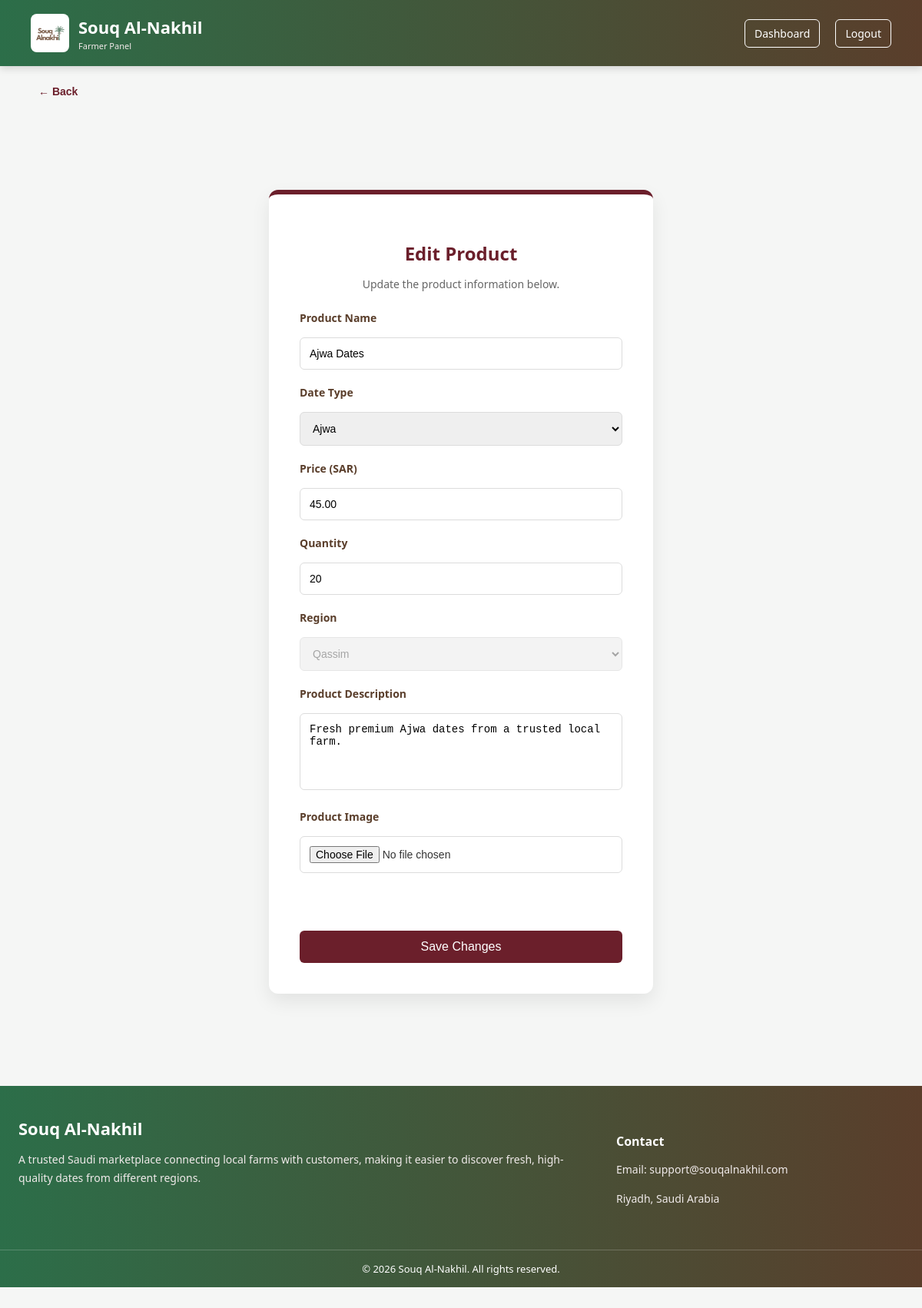
/editProduct.php?id=11 (signed in), run on the app's committed database.
### tables this page shows
CREATE TABLE `products` (
  `id` int(11) NOT NULL,
  `farm_id` int(11) NOT NULL,
  `product_name` varchar(100) NOT NULL,
  `date_type` enum('Ajwa','Sukkari','Khalas') NOT NULL,
  `price` decimal(10,2) NOT NULL,
  `quantity` int(11) NOT NULL,
  `description` text NOT NULL,
  `image` varchar(255) DEFAULT NULL
);

CREATE TABLE `farms` (
  `id` int(11) NOT NULL,
  `farmer_user_id` int(11) NOT NULL,
  `farm_name` varchar(100) NOT NULL,
  `region` enum('Najd','Qassim','Al-Ahsa') NOT NULL,
  `farm_description` text NOT NULL,
  `contact_phone` varchar(20) DEFAULT NULL,
  `contact_email` varchar(100) DEFAULT NULL,
  `is_verified` tinyint(1) DEFAULT 0
);

### editProduct.php (the view, shortened to what this page needs)
<?php
include "config.php";
$farmer_id = $_SESSION["user_id"];
$product_id = isset($_GET["id"]) ? (int)$_GET["id"] : 0;
$getProduct = mysqli_prepare($conn, "
    SELECT p.*, f.region
    FROM products p
    INNER JOIN farms f ON p.farm_id = f.id
    WHERE p.id = ? AND f.farmer_user_id = ?
");
mysqli_stmt_bind_param($getProduct, "ii", $product_id, $farmer_id);
mysqli_stmt_execute($getProduct);
$productResult = mysqli_stmt_get_result($getProduct);
$product = mysqli_fetch_assoc($productResult);
$productName = $product["product_name"];
$dateType = $product["date_type"];
$price = $product["price"];
$quantity = $product["quantity"];
$originRegion = $product["region"];
$productDescription = $product["description"];
?>
<!DOCTYPE html>
<html lang="en">
<head>
  <link rel="stylesheet" href="style.css">
</head>
<body>
  <header class="site-header">
    <div class="header-container">
      <a href="home.php" class="brand">
        <img src="logo.png" alt="Souq Al-Nakhil Logo" class="brand-logo">
        <div class="brand-text">
          <span class="brand-title">Souq Al-Nakhil</span>
          <span class="brand-subtitle">Farmer Panel</span>
        </div>
      </a>
      <nav class="site-nav">
        <a href="FarmerDashboard.php" class="nav-btn nav-btn-outline">Dashboard</a>
        <a href="logout.php" class="nav-btn nav-btn-outline">Logout</a>
      </nav>
    </div>
  </header>
  <div class="back-wrap">
    <button type="button" class="back-btn" onclick="history.back()">← Back</button>
  </div>
  <div class="container">
    <h2>Edit Product</h2>
    <p class="subtitle">Update the product information below.</p>
    <form id="editProductForm" method="POST" action="" enctype="multipart/form-data">
      <label for="productName">Product Name</label>
      <input type="text" id="productName" name="product_name" placeholder="Enter product name" value="<?php echo htmlspecialchars($productName); ?>">
      <label for="dateType">Date Type</label>
      <select id="dateType" name="date_type">
        <option value="Ajwa" <?php if ($dateType === "Ajwa") echo "selected"; ?>>Ajwa</option>
      </select>
      <label for="price">Price (SAR)</label>
      <input type="number" step="0.01" id="price" name="price" placeholder="Enter price" value="<?php echo htmlspecialchars($price); ?>">
      <label for="quantity">Quantity</label>
      <input type="number" id="quantity" name="quantity" placeholder="Enter quantity" value="<?php echo htmlspecialchars($quantity); ?>">
      <label for="originRegion">Region</label>
      <select id="originRegion" disabled>
        <option value=""><?php echo htmlspecialchars($originRegion); ?></option>
      </select>
      <label for="productDescription">Product Description</label>
      <textarea id="productDescription" name="product_description" placeholder="Describe the product"><?php echo htmlspecialchars($productDescription); ?></textarea>
      <label for="productImage">Product Image</label>
      <input type="file" id="productImage" name="product_image" accept="image/*">
      <p id="productFormMessage" class="form-message"></p>
      <button type="submit">Save Changes</button>
    </form>
  </div>
  <footer class="site-footer">
    <div class="footer-container">
      <div class="footer-brand">
        <h3>Souq Al-Nakhil</h3>
        <p>
          A trusted Saudi marketplace connecting local farms with customers,
          making it easier to discover fresh, high-quality dates from different regions.
        </p>
      </div>
      <div class="footer-contact">
        <h4>Contact</h4>
        <p>Email: support@souqalnakhil.com</p>
        <p>Riyadh, Saudi Arabia</p>
      </div>
    </div>
    <div class="footer-bottom">
      <p>© 2026 Souq Al-Nakhil. All rights reserved.</p>
    </div>
  </footer>
</body>
</html>

### style.css (style rules this page uses)
body { margin:0; font-family:'Segoe UI', Arial, sans-serif; background:#f5f6f5; padding-bottom:80px; color:#333; }
body { margin:0; font-family:'Segoe UI', Arial, sans-serif; background:#f5f6f5; color:#333; }
.site-header { position: sticky; top: 0; z-index: 1000; width: 100%; background: linear-gradient(90deg,#2c6e49,#5a3e2b); box-shadow: 0 3px 10px rgba(0,0,0,0.15); }
.header-container { max-width:1200px; margin:0 auto; padding:18px 40px; display:flex; justify-content:space-between; align-items:center; }
.brand { display:flex; align-items:center; gap:12px; text-decoration:none; }
.brand-logo { width:42px; height:42px; object-fit:contain; border-radius:8px; background:white; padding:4px; }
.brand-title { font-size:22px; font-weight:700; color:white; }
.brand-subtitle { font-size:11px; color:#f3eaea; margin-top:2px; }
.site-nav { display:flex; gap:20px; align-items:center; }
.site-nav a { color:white; text-decoration:none; font-size:14px; font-weight:500; padding:8px 12px; border-radius:6px; transition:0.2s; }
.nav-btn-outline { border:1px solid white; }
.site-footer { background: linear-gradient(90deg,#2c6e49,#5a3e2b); color:white; margin-top:60px; }
.footer-container { max-width:1200px; margin:0 auto; padding:40px 24px; display:grid; grid-template-columns:2fr 1fr; gap:30px; }
.footer-brand h3 { margin:0 0 10px; font-size:22px; }
.footer-brand p, .footer-contact p { font-size:14px; line-height:1.7; color:#f0eaea; }
.footer-contact h4 { margin-bottom:10px; }
.footer-bottom { text-align:center; padding:15px; border-top:1px solid rgba(255,255,255,0.2); }
.footer-bottom p { margin:0; font-size:13px; }
.container { background:white; padding:40px; border-radius:12px; max-width:420px; margin:120px auto 60px; box-shadow:0 10px 25px rgba(0,0,0,0.08); border-top:6px solid #6b1f2b; }
h2 { text-align:center; color:#6b1f2b; margin-bottom:8px; font-size:24px; }
.subtitle { text-align:center; font-size:14px; color:#666; margin-bottom:25px; }
input, select, textarea { width:100%; padding:12px; margin:10px 0; border:1px solid #dcdcdc; border-radius:6px; font-size:14px; box-sizing:border-box; }
textarea { height:100px; resize:none; }
button { width:100%; padding:12px; margin-top:15px; background:#6b1f2b; color:white; border:none; border-radius:6px; font-size:16px; cursor:pointer; transition:0.2s; }
.container label { display:block; margin-top:10px; margin-bottom:6px; font-size:14px; font-weight:600; color:#5a3e2b; }
.container { background:white; padding:40px; border-radius:12px; max-width:420px; margin:120px auto; box-shadow:0 10px 25px rgba(0,0,0,0.08); border-top:6px solid #6b1f2b; }
.site-header { position:sticky; top:0; z-index:1000; }
.brand-text { display:flex; flex-direction:column; }
.site-nav { flex-wrap:wrap; }
.site-footer { margin-top:40px; }
.form-message { margin-top: 10px; text-align: center; font-size: 14px; font-weight: 600; min-height: 20px; }
.back-wrap { max-width:1100px; margin:10px auto; padding:0 24px; display:flex; justify-content:flex-start; }
.back-btn { background:none !important; border:none; color:#6b1f2b; font-size:14px; font-weight:600; cursor:pointer; padding:0; width:auto !important; display:inline-block; }
.form-message { margin-top: 12px; text-align: center; font-size: 14px; font-weight: 600; min-height: 20px; }

### data on the page
products: product_name "Ajwa Dates", date_type "Ajwa", price "45.00", quantity "20", farm.region "Qassim", product_description "Fresh premium Ajwa dates from a trusted local farm."
